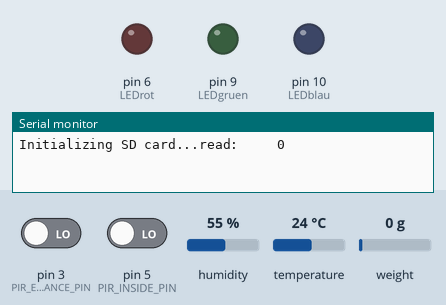
Bench run of a sketch on a simulated Arduino Uno, built with avr-gcc and run on an emulated ATmega328P. On the bench: output pins drawn as LEDs (lit = HIGH), the last lines printed to the serial monitor. Inputs (shaded band) come from the test bench; at power-on: pin 3 (PIR_ENTRANCE_PIN) LOW, pin 5 (PIR_INSIDE_PIN) LOW, humidity 55 %, temperature 24 °C, weight on the scale 0 g. The local clock reads 2024-03-15 10:24:30 at power-on unless the sketch sets it; storage starts empty.

Above: at 0.1 s.
At 4.8 s:
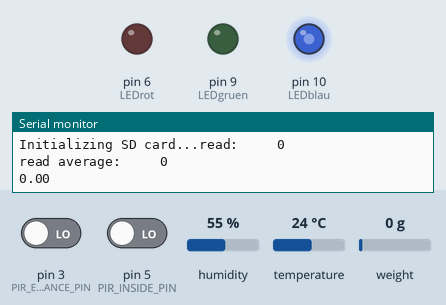
4.9 s: pin 3 (PIR_ENTRANCE_PIN) driven HIGH
8.9 s: pin 3 (PIR_ENTRANCE_PIN) driven LOW
Timing chart, 0 to 11.9 s (numbered marks = the images above; inputs shaded):
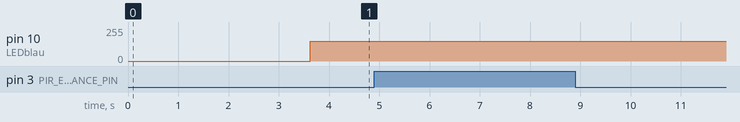

The sketch:

V1.ino
```cpp
//Libraries that are needed. If one is missing you can add them via Arduino Studio.
#include <RTClib.h>
RTC_DS1307 rtc;
#include <Arduino.h>
#include "HX711.h"
#include "DHT.h"
#include <SPI.h>
#include <SD.h>

// Change the following parameters according to your wiring:
// Scale HX711 circuit wiring
const int LOADCELL_DOUT_PIN = 2;
const int LOADCELL_SCK_PIN = 7;
HX711 scale;

// PIR Sensors wiring
const int PIR_INSIDE_PIN = 5;
const int PIR_ENTRANCE_PIN = 3;

// DHT Sensor wiring
DHT dht(8, DHT22);

//LED wiring
int LEDblau = 10;
int LEDrot = 6;
int LEDgruen = 9;

//SD card attached to Arduino as follows:
//MOSI - pin 11
//ISO - pin 12
//CLK - pin 13
//CS - pin 4 (for MKRZero SD: SDCARD_SS_PIN)

//LED settings
int p = 1000;
int brightness1a = 150;
int brightness1b = 150;
int brightness1c = 150;
int dunkel = 0;

//Initalization of variables
float temperature;
float humidity = 60.0;
long time;
bool motion_inside = false;
bool motion_outside = false;
float weight;
int led_status = 0;
File myFile;
int counter = 0;

void setup() {
  //Initalize RealTimeClock
  if (!rtc.begin()) {
    Serial.println("Couldn't find RTC");
    Serial.flush();
    while (1)
      ;
  }
  //Starting a seriell connection
  Serial.begin(9600);
  while (!Serial) {
    ;  //Waiting for connection
  }
  //SD-initallization
  Serial.print("Initializing SD card...");
  if (!SD.begin(4)) {
    Serial.println("initialization failed!");
    while (1)
      ;
  }

  //Scale initalization
  scale.begin(LOADCELL_DOUT_PIN, LOADCELL_SCK_PIN);
  Serial.print("read: \t\t");
  Serial.println(scale.read());
  Serial.print("read average: \t\t");
  Serial.println(scale.read_average(20));
  Serial.println(scale.get_value(5));
  scale.set_scale(450);  // this value is set manually to calibrate the scale
  scale.tare();          // reset the scale to 0

  //PIR Sensors initalization
  pinMode(PIR_INSIDE_PIN, INPUT);
  pinMode(PIR_ENTRANCE_PIN, INPUT);

  //DHT Sensor initalization
  dht.begin();

  //LED initalization
  pinMode(LEDblau, OUTPUT);
  pinMode(LEDgruen, OUTPUT);
  pinMode(LEDrot, OUTPUT);
}

// This function uses the sensor data variables as input and then saves thos to the SD card every time this function is called.
void myPrintSave(long time, float temperature, float humidity, bool motion_inside, bool motion_outside, float weight, int led_status) {
  myFile = SD.open("Igelhaus.txt", FILE_WRITE);

  // if the file opened okay, write to it:
  if (myFile) {
    Serial.print("Writing to test.txt...");
    //save all variabels
    myFile.print(time);
    Serial.println(time);
    myFile.print(",");
    myFile.print(temperature);
    Serial.println(temperature);
    myFile.print(",");
    myFile.print(humidity);
    Serial.println(humidity);
    myFile.print(",");
    myFile.print(motion_inside);
    Serial.println(motion_inside);
    myFile.print(",");
    myFile.print(motion_outside);
    Serial.println(motion_outside);
    myFile.print(",");
    myFile.print(weight);
    Serial.println(weight);
    myFile.print(",");
    myFile.print(led_status);
    Serial.println(led_status);
    myFile.print("\n");
    // close the file:
    myFile.close();
    Serial.println("done.");
    set_led(led_status);
    Serial.println(led_status);
    delay(100);

  } else {
    // if the file didn't open, print an error:
    Serial.println("error opening test.txt");
  }
}
//This function reads all sensor data once it is called and updates the sensors variables.
void readAllSensors() {
  //RTC
  time = rtc.now().unixtime();
  delay(50);
  // Scale
  weight = scale.get_units(10), 5;
  delay(50);
  //PIR
  motion_inside = digitalRead(PIR_INSIDE_PIN);
  delay(50);
  motion_outside = digitalRead(PIR_ENTRANCE_PIN);
  delay(50);
  //DHT
  temperature = dht.readHumidity();
  humidity = dht.readTemperature();
}
//This function is used to change the color of the status RGB led.
void set_led(int led_status) {
  switch (led_status) {
    //Set color to blue
    case 0:
      analogWrite(LEDblau, brightness1a);
      analogWrite(LEDrot, dunkel);
      analogWrite(LEDgruen, dunkel);
      break;
    //Set color to green
    case 1:
      analogWrite(LEDblau, dunkel);
      analogWrite(LEDrot, dunkel);
      analogWrite(LEDgruen, brightness1c);
      break;
    //Set color to red
    case 2:
      analogWrite(LEDblau, dunkel);
      analogWrite(LEDrot, brightness1b);
      analogWrite(LEDgruen, dunkel);
      break;
  }
}

void loop() {
  set_led(led_status);
  //Hedgehog moves into shelter
  if (digitalRead(PIR_ENTRANCE_PIN) == true && led_status == 0) {
    //Hedgehog is in entrance.
    Serial.print("Movement in entrance");
    delay(250);
    Serial.print(scale.get_units(10));
  }
  if (scale.get_units(10) >= 55 && digitalRead(PIR_INSIDE_PIN)) {
    //Hedgehog is in the shelter
    Serial.print("Hedgehog is in the home");
    led_status = 1;
    set_led(led_status);
    readAllSensors();
    myPrintSave(time, temperature, humidity, motion_inside, motion_outside, weight, led_status);
  }

  if (led_status == 1 && digitalRead(PIR_INSIDE_PIN)) {
    //Hedgehog moves in the house
    Serial.print("Hedgehog moves in the house");
    readAllSensors();
    myPrintSave(time, temperature, humidity, motion_inside, motion_outside, weight, led_status);
  }

  if (digitalRead(PIR_ENTRANCE_PIN) == true && scale.get_units(10) <= 5) {
    //Hedgehog leaves the house
    led_status = 0;
    Serial.print("Hedgehog moves in the house");
    readAllSensors();
    myPrintSave(time, temperature, humidity, motion_inside, motion_outside, weight, led_status);
    scale.tare();
  }
  if (scale.get_units(10) > 10 && scale.get_units(10) < 45 && led_status == 1) {
    //Hedgehog might have a problem
    led_status = 2;
    set_led(led_status);
    Serial.print("Hedgehog might have a problem");
    readAllSensors();
    myPrintSave(time, temperature, humidity, motion_inside, motion_outside, weight, led_status);
  }
  //Loop to gather continous data
  Serial.print("Saving Loop");
  if (counter == 100) {
    counter = 0;
    readAllSensors();
    myPrintSave(time, temperature, humidity, motion_inside, motion_outside, weight, led_status);
  } else {
    counter += 1;
    delay(10);
  }
}

// End of program
```
